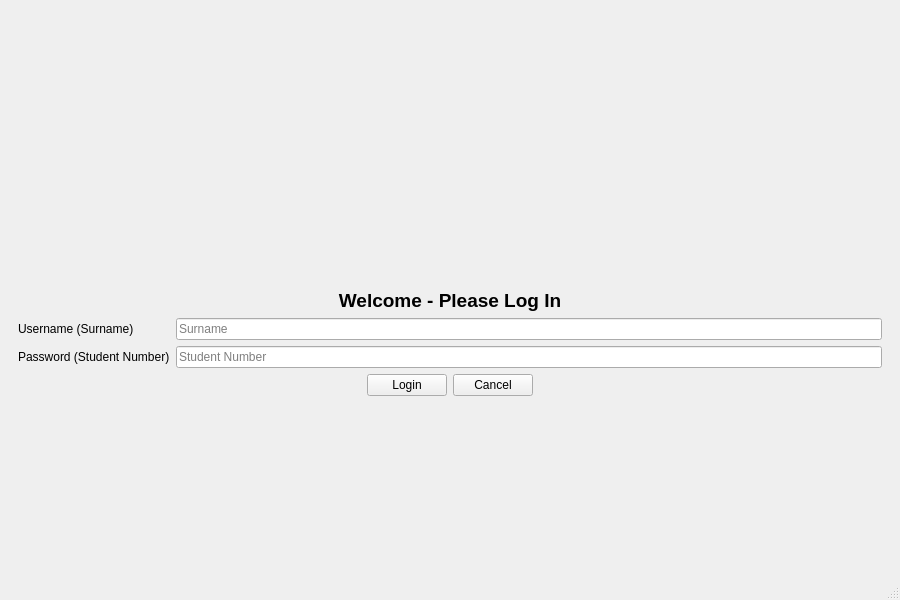
<?xml version="1.0" encoding="UTF-8"?>
<ui version="4.0">
 <class>MainWindow</class>
 <widget class="QMainWindow" name="MainWindow">
  <property name="geometry">
   <rect>
    <x>0</x>
    <y>0</y>
    <width>900</width>
    <height>600</height>
   </rect>
  </property>
  <property name="windowTitle">
   <string>StudentPortal</string>
  </property>
  <widget class="QWidget" name="centralwidget">
   <layout class="QVBoxLayout" name="verticalLayout_central">
    <item>
     <widget class="QStackedWidget" name="stackedWidget">
      <property name="currentIndex">
       <number>0</number>
      </property>
      <!-- Page 0: Login -->
      <widget class="QWidget" name="pageLogin">
       <layout class="QVBoxLayout" name="verticalLayout_login">
        <item>
         <spacer name="verticalSpacer_top_login">
          <property name="orientation">
           <enum>Qt::Vertical</enum>
          </property>
          <property name="sizeHint" stdset="0">
           <size>
            <width>20</width>
            <height>20</height>
           </size>
          </property>
         </spacer>
        </item>
        <item>
         <widget class="QLabel" name="labelLogoLogin">
          <property name="minimumSize">
           <size>
            <width>120</width>
            <height>120</height>
           </size>
          </property>
          <property name="alignment">
           <set>Qt::AlignCenter</set>
          </property>
          <property name="text">
           <string/>
          </property>
         </widget>
        </item>
        <item>
         <widget class="QLabel" name="labelLoginTitle">
          <property name="text">
           <string>Welcome - Please Log In</string>
          </property>
          <property name="alignment">
           <set>Qt::AlignCenter</set>
          </property>
          <property name="font">
           <font>
            <pointsize>14</pointsize>
            <weight>75</weight>
            <bold>true</bold>
           </font>
          </property>
         </widget>
        </item>
        <item>
         <layout class="QFormLayout" name="formLayout_login">
          <item row="0" column="0">
           <widget class="QLabel" name="labelUsername">
            <property name="text">
             <string>Username (Surname)</string>
            </property>
           </widget>
          </item>
          <item row="0" column="1">
           <widget class="QLineEdit" name="lineEditUsername">
            <property name="placeholderText">
             <string>Surname</string>
            </property>
           </widget>
          </item>
          <item row="1" column="0">
           <widget class="QLabel" name="labelPassword">
            <property name="text">
             <string>Password (Student Number)</string>
            </property>
           </widget>
          </item>
          <item row="1" column="1">
           <widget class="QLineEdit" name="lineEditPassword">
            <property name="placeholderText">
             <string>Student Number</string>
            </property>
           </widget>
          </item>
         </layout>
        </item>
        <item>
         <layout class="QHBoxLayout" name="horizontalLayout_login_buttons">
          <item>
           <spacer name="horizontalSpacer_pre_login">
            <property name="orientation">
             <enum>Qt::Horizontal</enum>
            </property>
            <property name="sizeHint" stdset="0">
             <size>
              <width>40</width>
              <height>20</height>
             </size>
            </property>
           </spacer>
          </item>
          <item>
           <widget class="QPushButton" name="buttonLogin">
            <property name="text">
             <string>Login</string>
            </property>
           </widget>
          </item>
          <item>
           <widget class="QPushButton" name="buttonCancel">
            <property name="text">
             <string>Cancel</string>
            </property>
           </widget>
          </item>
          <item>
           <spacer name="horizontalSpacer_post_login">
            <property name="orientation">
             <enum>Qt::Horizontal</enum>
            </property>
            <property name="sizeHint" stdset="0">
             <size>
              <width>40</width>
              <height>20</height>
             </size>
            </property>
           </spacer>
          </item>
         </layout>
        </item>
        <item>
         <widget class="QLabel" name="labelLoginStatus">
          <property name="text">
           <string/>
          </property>
          <property name="alignment">
           <set>Qt::AlignCenter</set>
          </property>
          <property name="styleSheet">
           <string notr="true">color: #444;</string>
          </property>
         </widget>
        </item>
        <item>
         <spacer name="verticalSpacer_bottom_login">
          <property name="orientation">
           <enum>Qt::Vertical</enum>
          </property>
          <property name="sizeHint" stdset="0">
           <size>
            <width>20</width>
            <height>20</height>
           </size>
          </property>
         </spacer>
        </item>
       </layout>
      </widget>

      <!-- Page 1: Dashboard -->
      <widget class="QWidget" name="pageDashboard">
       <layout class="QVBoxLayout" name="verticalLayout_dashboard">
        <item>
         <layout class="QHBoxLayout" name="horizontalLayout_header_dash">
          <item>
           <widget class="QLabel" name="labelLogoDashboard">
            <property name="minimumSize">
             <size>
              <width>80</width>
              <height>80</height>
             </size>
            </property>
            <property name="maximumSize">
             <size>
              <width>120</width>
              <height>120</height>
             </size>
            </property>
            <property name="text">
             <string/>
            </property>
           </widget>
          </item>
          <item>
           <widget class="QLabel" name="labelWelcomeName">
            <property name="text">
             <string>Welcome!</string>
            </property>
            <property name="font">
             <font>
              <pointsize>12</pointsize>
              <weight>50</weight>
              <bold>false</bold>
             </font>
            </property>
           </widget>
          </item>
          <item>
           <spacer name="horizontalSpacer_header_dash">
            <property name="orientation">
             <enum>Qt::Horizontal</enum>
            </property>
            <property name="sizeHint" stdset="0">
             <size>
              <width>40</width>
              <height>20</height>
             </size>
            </property>
           </spacer>
          </item>
         </layout>
        </item>
        <item>
         <layout class="QHBoxLayout" name="horizontalLayout_controls">
          <item>
           <widget class="QGroupBox" name="groupBoxControls">
            <property name="title">
             <string>Controls</string>
            </property>
            <layout class="QVBoxLayout" name="verticalLayout_controls_inner">
             <item>
              <layout class="QHBoxLayout" name="horizontalLayout_slider">
               <item>
                <widget class="QLabel" name="labelSlider">
                 <property name="text">
                  <string>Progress</string>
                 </property>
                </widget>
               </item>
               <item>
                <widget class="QSlider" name="horizontalSlider">
                 <property name="orientation">
                  <enum>Qt::Horizontal</enum>
                 </property>
                 <property name="minimum">
                  <number>0</number>
                 </property>
                 <property name="maximum">
                  <number>100</number>
                 </property>
                </widget>
               </item>
              </layout>
             </item>
             <item>
              <widget class="QProgressBar" name="progressBar">
               <property name="value">
                <number>0</number>
               </property>
              </widget>
             </item>
             <item>
              <widget class="QPushButton" name="buttonSimulateProgress">
               <property name="text">
                <string>Simulate</string>
               </property>
              </widget>
             </item>
            </layout>
           </widget>
          </item>
          <item>
           <widget class="QGroupBox" name="groupBoxNavigation">
            <property name="title">
             <string>Navigation</string>
            </property>
            <layout class="QVBoxLayout" name="verticalLayout_nav_inner">
             <item>
              <widget class="QPushButton" name="buttonToCalendar">
               <property name="text">
                <string>Open Calendar</string>
               </property>
              </widget>
             </item>
             <item>
              <widget class="QPushButton" name="buttonToNotes">
               <property name="text">
                <string>Open Notes</string>
               </property>
              </widget>
             </item>
             <item>
              <widget class="QPushButton" name="buttonLogout">
               <property name="text">
                <string>Logout</string>
               </property>
              </widget>
             </item>
            </layout>
           </widget>
          </item>
         </layout>
        </item>
       </layout>
      </widget>

      <!-- Page 2: Calendar -->
      <widget class="QWidget" name="pageCalendar">
       <layout class="QVBoxLayout" name="verticalLayout_calendar">
        <item>
         <layout class="QHBoxLayout" name="horizontalLayout_header_cal">
          <item>
           <widget class="QLabel" name="labelLogoCalendar">
            <property name="minimumSize">
             <size>
              <width>60</width>
              <height>60</height>
             </size>
            </property>
            <property name="maximumSize">
             <size>
              <width>100</width>
              <height>100</height>
             </size>
            </property>
            <property name="text">
             <string/>
            </property>
           </widget>
          </item>
          <item>
           <spacer name="horizontalSpacer_header_cal">
            <property name="orientation">
             <enum>Qt::Horizontal</enum>
            </property>
            <property name="sizeHint" stdset="0">
             <size>
              <width>40</width>
              <height>20</height>
             </size>
            </property>
           </spacer>
          </item>
         </layout>
        </item>
        <item>
         <widget class="QCalendarWidget" name="calendarWidget"/>
        </item>
        <item>
         <layout class="QHBoxLayout" name="horizontalLayout_cal_lists">
          <item>
           <widget class="QGroupBox" name="groupBoxSelectedDates">
            <property name="title">
             <string>Selected Dates</string>
            </property>
            <layout class="QVBoxLayout" name="verticalLayout_dates">
             <item>
              <widget class="QListWidget" name="listWidgetDates"/>
             </item>
            </layout>
           </widget>
          </item>
         </layout>
        </item>
        <item>
         <layout class="QHBoxLayout" name="horizontalLayout_cal_buttons">
          <item>
           <widget class="QPushButton" name="buttonAddDate">
            <property name="text">
             <string>Add Date</string>
            </property>
           </widget>
          </item>
          <item>
           <widget class="QPushButton" name="buttonRemoveDate">
            <property name="text">
             <string>Remove Selected</string>
            </property>
           </widget>
          </item>
          <item>
           <widget class="QPushButton" name="buttonSaveDates">
            <property name="text">
             <string>Save Dates</string>
            </property>
           </widget>
          </item>
          <item>
           <widget class="QPushButton" name="buttonLoadDates">
            <property name="text">
             <string>Load Dates</string>
            </property>
           </widget>
          </item>
          <item>
           <spacer name="horizontalSpacer_cal_buttons">
            <property name="orientation">
             <enum>Qt::Horizontal</enum>
            </property>
            <property name="sizeHint" stdset="0">
             <size>
              <width>40</width>
              <height>20</height>
             </size>
            </property>
           </spacer>
          </item>
          <item>
           <widget class="QPushButton" name="buttonBackFromCalendar">
            <property name="text">
             <string>Back</string>
            </property>
           </widget>
          </item>
         </layout>
        </item>
       </layout>
      </widget>

      <!-- Page 3: Notes -->
      <widget class="QWidget" name="pageNotes">
       <layout class="QVBoxLayout" name="verticalLayout_notes">
        <item>
         <layout class="QHBoxLayout" name="horizontalLayout_header_notes">
          <item>
           <widget class="QLabel" name="labelLogoNotes">
            <property name="minimumSize">
             <size>
              <width>60</width>
              <height>60</height>
             </size>
            </property>
            <property name="maximumSize">
             <size>
              <width>100</width>
              <height>100</height>
             </size>
            </property>
            <property name="text">
             <string/>
            </property>
           </widget>
          </item>
          <item>
           <spacer name="horizontalSpacer_header_notes">
            <property name="orientation">
             <enum>Qt::Horizontal</enum>
            </property>
            <property name="sizeHint" stdset="0">
             <size>
              <width>40</width>
              <height>20</height>
             </size>
            </property>
           </spacer>
          </item>
         </layout>
        </item>
        <item>
         <widget class="QTextEdit" name="textEditNotes">
          <property name="placeholderText">
           <string>Type your notes here...</string>
          </property>
         </widget>
        </item>
        <item>
         <layout class="QHBoxLayout" name="horizontalLayout_notes_buttons">
          <item>
           <widget class="QPushButton" name="buttonSaveNotes">
            <property name="text">
             <string>Save Notes</string>
            </property>
           </widget>
          </item>
          <item>
           <widget class="QPushButton" name="buttonLoadNotes">
            <property name="text">
             <string>Load Notes</string>
            </property>
           </widget>
          </item>
          <item>
           <widget class="QPushButton" name="buttonClearNotes">
            <property name="text">
             <string>Clear</string>
            </property>
           </widget>
          </item>
          <item>
           <spacer name="horizontalSpacer_notes_buttons">
            <property name="orientation">
             <enum>Qt::Horizontal</enum>
            </property>
            <property name="sizeHint" stdset="0">
             <size>
              <width>40</width>
              <height>20</height>
             </size>
            </property>
           </spacer>
          </item>
          <item>
           <widget class="QPushButton" name="buttonBackFromNotes">
            <property name="text">
             <string>Back</string>
            </property>
           </widget>
          </item>
         </layout>
        </item>
       </layout>
      </widget>

     </widget>
    </item>
   </layout>
  </widget>
  <widget class="QMenuBar" name="menubar">
   <property name="geometry">
    <rect>
     <x>0</x>
     <y>0</y>
     <width>900</width>
     <height>22</height>
    </rect>
   </property>
  </widget>
  <widget class="QStatusBar" name="statusbar"/>
 </widget>
 <resources/>
 <connections/>
</ui>
